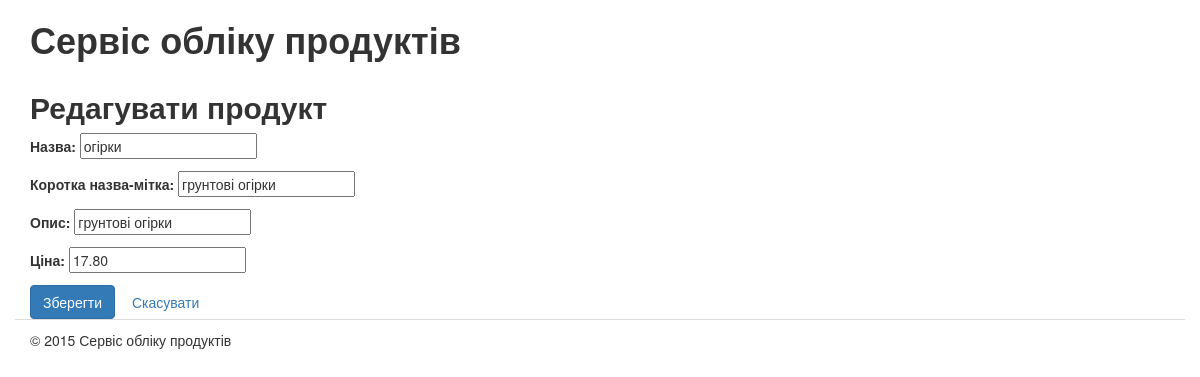
The app's page /products/3/edit/ with its own data.
### products/models.py (models this page shows, shortened)
class Product(models.Model):
    class Meta(object):
        verbose_name = u"Продукт"
        verbose_name_plural = u"Продукти"
    first_name = models.CharField(
        max_length=256,
        blank=False,
        verbose_name=u"Назва")
    slug = models.SlugField(
        max_length=50,
        blank=False,
        verbose_name=u"Коротка назва-мітка")
    description = models.CharField(
        max_length=256,
        blank=False,
        verbose_name=u"Опис"
    )
    price = models.DecimalField(
        max_digits=5,
        decimal_places=2,
        blank=False,
        verbose_name=u"Ціна")
    created_at = models.DateField(
        auto_now_add=True,
        blank=False,
        verbose_name=u"Дата створення",
        )
    modified_at = models.DateField(
        auto_now=True,
        blank=True,
        verbose_name=u"Дата змінення",
        )

### products/views.py (the view, shortened to what this page needs)
# urls.py: url(r'^products/(?P<pk>\d+)/edit/$', ProductUpdateView.as_view(), name='products_edit'),
class ProductUpdateView(UpdateView):
    model = Product
    template_name = 'products/products_edit.html'
    fields = ['first_name', 'slug', 'description', 'price']

### products/templates/products/products_edit.html (shortened to what this page needs)
{% extends "products/base.html" %}
{% load static from staticfiles %}
{% block title %}Редагувати продукт{% endblock title %}
{% block content %}
<form action="" method="post" enctype="multipart/form-data"
      role="form" class="form-horizontal">
    {{ form.as_p }}
      <input type="submit" value="Зберегти" name="add_button"
             class="btn btn-primary" />
      <button type="submit" name="cancel_button" value="Скасувати"
              class="btn btn-link">Скасувати</button>
</form>
{% endblock content %}

### products/static/css/main.css (style rules this page uses)
textarea, select, input { max-width: 300px; }

### records on screen
Product: first_name "огірки", slug "грунтові огірки", description "грунтові огірки", price "17.80"
